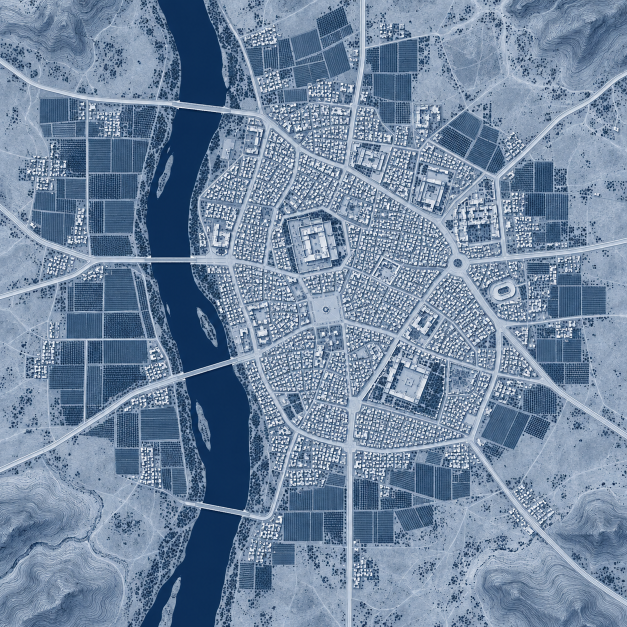
#> input picture assets/maps/city.png, 1254 x 1254 px, found by its file name (shown at 1/2 size)
$ python make_terrain_mask.py
#> lines starting #> are read from the running program, lines starting #| are printed output that depends on the picture; after the words box and inside, x2 and y2 are one past the last pixel; in counts of white or black regions, pixels touching at a corner belong together
#!/usr/bin/env python3
"""Reads the painted city map and writes the terrain the game plays on.

Usage: tools/make_terrain_mask.py [PREVIEW.png]

Input:  assets/maps/city.png           the map as painted
        assets/maps/source/city_vehicles.png  the same map with everything vehicles may
                                       drive on painted red (made by the owner)
Output: assets/maps/city_terrain.png   one pixel per game cell, coloured by terrain
        assets/maps/city_drive.png     one pixel per game cell, white where vehicles go

A game cell is CELL x CELL pixels of the picture, small enough to keep the gaps
between houses open. The mask is an ordinary picture: it can be opened and
corrected by hand, and the game reads whatever is in it.

Colours:
  white   street: red in the vehicle picture and inside the built-up area
  red     building: nobody passes
  magenta yards and alleys between buildings: infantry only, good cover
  green   orchards, fields and trees: infantry only, slow, concealed
  yellow  high ground: infantry only, slow, sees far
  blue    water: nobody passes
  black   open ground: infantry only

Water and buildings are found from colour. Hills cannot be told from open ground
that way, so they are outlined by hand below. Where vehicles may drive comes
from the owner's red picture and nothing else. The main roads, which only make
vehicles faster, are traced by hand in scripts/sim/map_library.gd and laid over
the mask when the map loads; there a road over water becomes a bridge.
"""
import sys

import numpy as np
from PIL import Image, ImageDraw, ImageFilter

SOURCE = "assets/maps/city.png"
VEHICLES = "assets/maps/source/city_vehicles.png"
MASK = "assets/maps/city_terrain.png"
DRIVE = "assets/maps/city_drive.png"
CELL = 2
REFERENCE = 1254.0  # the hand-made coordinates below are for a picture this wide

HILLS = [
    # North-west.
    [(0, 0), (202, 0), (203, 40), (188, 75), (190, 108), (172, 132), (148, 138), (120, 118),
     (90, 105), (60, 92), (30, 80), (0, 78)],
    # North-east, down to the road.
    [(1008, 0), (1254, 0), (1254, 135), (1215, 150), (1180, 165), (1140, 160), (1110, 125),
     (1085, 98), (1075, 62), (1040, 45), (1012, 30)],
    # South-west.
    [(0, 948), (60, 938), (105, 948), (150, 972), (180, 1005), (185, 1050), (175, 1085),
     (215, 1100), (240, 1140), (248, 1200), (250, 1254), (0, 1254)],
    # South-east: two hills with the road running between them.
    [(1150, 985), (1185, 975), (1254, 985), (1254, 1185), (1215, 1150), (1170, 1110),
     (1130, 1075), (1105, 1055), (1118, 1020)],
    [(952, 1140), (975, 1110), (1010, 1100), (1055, 1095), (1090, 1085), (1112, 1097),
     (1140, 1130), (1188, 1180), (1254, 1236), (1254, 1254), (958, 1254), (950, 1190)],
]

COLORS = {
    "road": (255, 255, 255), "building": (255, 0, 0),
    "town": (255, 0, 255), "grove": (0, 255, 0), "high": (255, 255, 0),
    "water": (0, 0, 255), "open": (0, 0, 0),
}


def image_of(mask):
    return Image.fromarray((mask * 255).astype(np.uint8))


def grow(mask, pixels):
    return np.asarray(image_of(mask).filter(ImageFilter.MaxFilter(2 * pixels + 1))) > 127


def shrink(mask, pixels):
    return np.asarray(image_of(mask).filter(ImageFilter.MinFilter(2 * pixels + 1))) > 127


def blurred(array, radius):
    image = Image.fromarray(np.clip(array, 0, 255).astype(np.uint8))
    return np.asarray(image.filter(ImageFilter.GaussianBlur(radius)), float)


def shifted(mask, dx, dy):
    """The mask moved by (dx, dy); what moves in from outside is empty."""
    result = np.zeros_like(mask)
    height, width = mask.shape
    xs = slice(max(dx, 0), width + min(dx, 0))
    ys = slice(max(dy, 0), height + min(dy, 0))
    xs_from = slice(max(-dx, 0), width + min(-dx, 0))
    ys_from = slice(max(-dy, 0), height + min(-dy, 0))
    result[ys, xs] = mask[ys_from, xs_from]
    return result


def long_runs(mask, length):
    """Pixels lying on a straight run of the mask at least `length` long, in any
    of eight directions. Streets are long; a roof is over in a few pixels."""
    half = length // 2
    found = np.zeros_like(mask)
    for step in range(8):
        angle = np.pi * step / 8.0
        offsets = sorted({(round(k * np.cos(angle)), round(k * np.sin(angle))) for k in range(-half, half + 1)})
        whole = np.ones_like(mask)
        for dx, dy in offsets:
            whole &= shifted(mask, dx, dy)
        for dx, dy in offsets:
            found |= shifted(whole, -dx, -dy)
    return found


def main():
    picture = Image.open(SOURCE).convert("RGB")
#> picture is the input picture: PIL image 1254x1254 RGB; mean R, G, B 112.1, 133.6, 159.7
    size = picture.size[0]
#> size = 1254
    scale = size / REFERENCE
#> scale = 1
    rgb = np.asarray(picture, float)
    grey = rgb.mean(axis=2)
    blueness = rgb[..., 2] - rgb[..., 0]

    # Water is one flat, dark, saturated colour that nothing else on the map has.
    # Closing it fills the gaps under the bridges, so the river is unbroken and the
    # roads laid over it later become the only crossings.
    water = grow(shrink((grey < 64) & (blueness > 60), 2), 2)
#> in image_of, `return Image.fromarray((mask * 255).astype(np.uint8))`: returned value: PIL image 1254x1254 L; 8.5% white; 9571 white regions (9511 under 20 px), largest, box (x1, y1, x2, y2) and area: (371, 730, 501, 1020) 26197, (292, 217, 444, 515) 23802, (282, 1018, 482, 1254) 23025
#> in shrink, `return np.asarray(image_of(mask).filter(ImageFilter.MinFilter(2 * pixe..`: returned value: shape (1254, 1254) bool; 6.3% white; 6 white regions (1 under 20 px), largest, box (x1, y1, x2, y2) and area: (374, 732, 498, 1018) 23893, (294, 220, 441, 513) 21268, (284, 1020, 480, 1254) 21020, (318, 0, 454, 210) 16914, (306, 528, 458, 743) 15794
#> in grow, `return np.asarray(image_of(mask).filter(ImageFilter.MaxFilter(2 * pixe..`: returned value: shape (1254, 1254) bool; 6.9% white; 5 white regions, box (x1, y1, x2, y2) and area: (372, 730, 500, 1020) 26165, (292, 218, 443, 515) 23732, (282, 1018, 482, 1254) 23018, (316, 0, 456, 212) 18162, (304, 526, 460, 745) 17907
    water = shrink(grow(water, 12), 12)
#> in grow (call 2), `return np.asarray(image_of(mask).filter(ImageFilter.MaxFilter(2 * pixe..`: returned value: shape (1254, 1254) bool; 10% white; 1 white region, box (x1, y1, x2, y2) and area: (270, 0, 512, 1254) 157664
#> in shrink (call 2), `return np.asarray(image_of(mask).filter(ImageFilter.MinFilter(2 * pixe..`: returned value: shape (1254, 1254) bool; 7.6% white; 1 white region, box (x1, y1, x2, y2) and area: (282, 0, 500, 1254) 119264

    # Roofs are near-white, and the built-up area is where roofs and the shadows
    # between them alternate. Road markings are white too, but the game lays the
    # roads over the mask afterwards.
    white = (grey > 200) & ~water
#> white: shape (1254, 1254) bool; 7.1% white in thin lines or dots
    dark_around = blurred((grey < 128) * 255.0, 11) / 255.0
#> in blurred, `image = Image.fromarray(np.clip(array, 0, 255).astype(np.uint8))`:
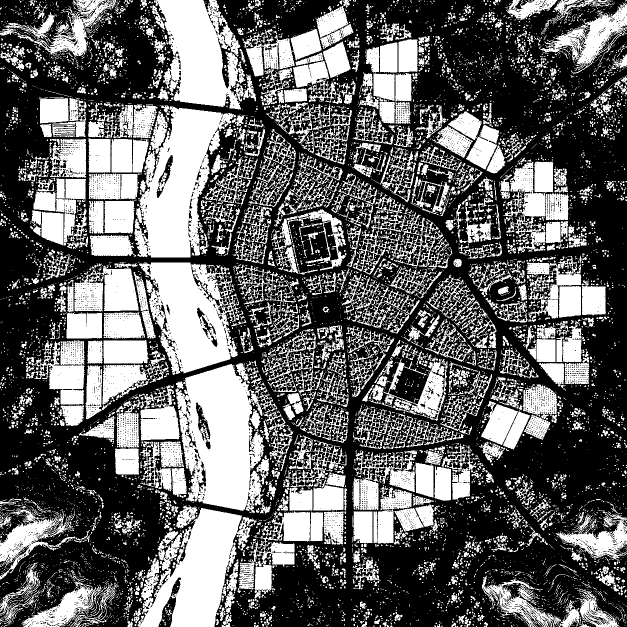
#> image: PIL image 1254x1254 L (shown at 1/2 size); 40% white; 9182 white regions (7895 under 20 px), largest, box (x1, y1, x2, y2) and area: (351, 728, 586, 1027) 38107, (269, 212, 472, 515) 34152, (275, 1016, 513, 1254) 29616
    built = ((blurred(white * 255.0, 10) / 255.0) > 0.14) & (dark_around > 0.1) & ~water
#> in blurred (call 2), `image = Image.fromarray(np.clip(array, 0, 255).astype(np.uint8))`: image: PIL image 1254x1254 L; 7.1% white in thin lines or dots
#> in blurred (call 2), `image = Image.fromarray(np.clip(array, 0, 255).astype(np.uint8))`: array: shape (1254, 1254) float64; 7.1% white in thin lines or dots
#> built: shape (1254, 1254) bool; 26.4% white; 24 white regions (1 under 20 px), largest, box (x1, y1, x2, y2) and area: (386, 17, 1254, 1199) 356566, (0, 417, 295, 597) 14217, (129, 691, 359, 881) 9703
    # Inside the built-up area a roof is anything clearly lighter than the streets
    # and the shadowed gaps between houses.
    light = blurred(grey, 0.7) > 184
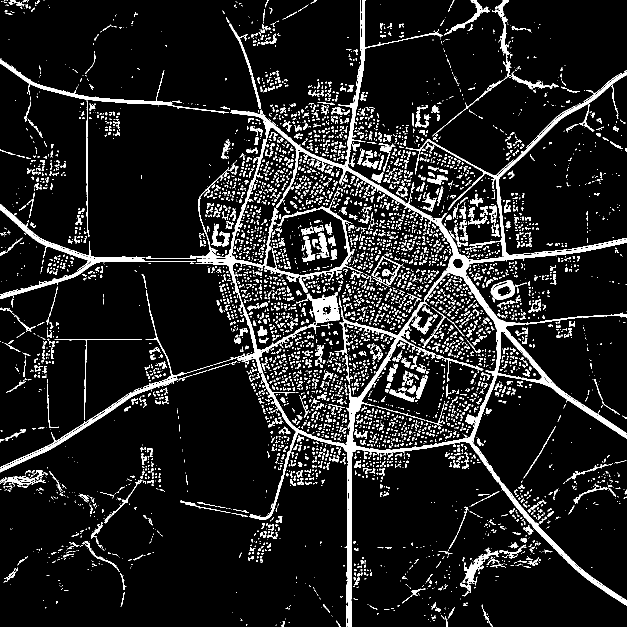
#> light: shape (1254, 1254) bool (shown at 1/2 size); 10.4% white; 5804 white regions (4491 under 20 px), largest, box (x1, y1, x2, y2) and area: (291, 0, 1254, 1254) 47887, (0, 408, 392, 598) 4246, (0, 580, 426, 945) 3691
    # Streets are light too. What tells them from roofs is length.
    streets = grow(long_runs(light, 27), 1) & light
#> the loop in long_runs, `for step in range(8):` made 8 passes
#> angle on passes 2 to 7: 0.393, 0.785, 1.18, 1.57, 1.96, 2.36
#> after the loop in long_runs, `for step in range(8):`: found: shape (1254, 1254) bool; 3.5% white; 72 white regions (1 under 20 px), largest, box (x1, y1, x2, y2) and area: (461, 0, 1254, 1254) 31355, (388, 365, 627, 765) 3947, (0, 408, 392, 598) 3400
#> after the loop in long_runs, `for step in range(8):`: whole: shape (1254, 1254) bool; 0.17% white; 143 white regions (126 under 20 px), largest, box (x1, y1, x2, y2) and area: (12, 824, 214, 938) 635, (12, 539, 166, 593) 463, (251, 760, 343, 799) 355
#> in grow (call 3), `return np.asarray(image_of(mask).filter(ImageFilter.MaxFilter(2 * pixe..`: returned value: shape (1254, 1254) bool; 5.5% white; 53 white regions, largest, box (x1, y1, x2, y2) and area: (0, 0, 1254, 1254) 60139, (0, 117, 346, 467) 4252, (0, 744, 368, 944) 3981
#> streets: shape (1254, 1254) bool; 4% white; 60 white regions, largest, box (x1, y1, x2, y2) and area: (291, 0, 1254, 1254) 40002, (0, 408, 392, 598) 3882, (0, 755, 355, 944) 2610
    buildings = light & ~streets & built
#> buildings: shape (1254, 1254) bool; 4.7% white in thin lines or dots

    # Vehicles: everything the owner painted red. Red means more red than blue;
    # the untouched parts of the picture are blue.
    painted = np.asarray(Image.open(VEHICLES).convert("RGB").resize(picture.size), float)
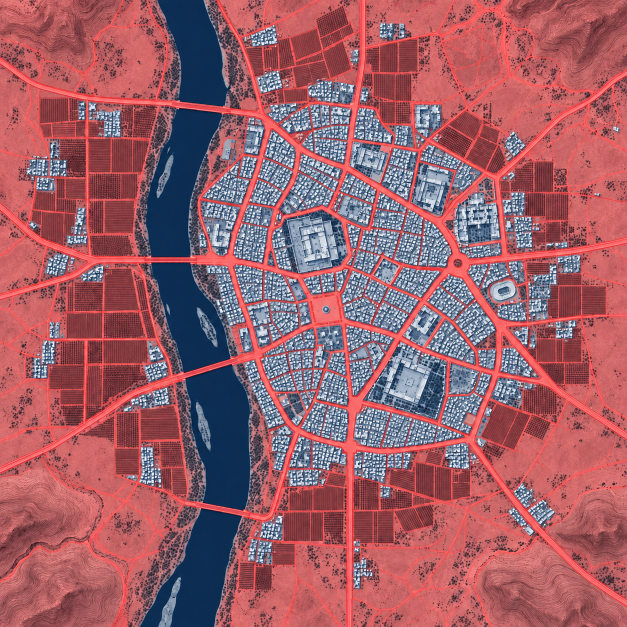
#> input picture assets/maps/source/city_vehicles.png, 1254 x 1254 px, found by its file name (shown at 1/2 size)
    drive = (painted[..., 0] - painted[..., 2]) > 40
#> drive: shape (1254, 1254) bool; 66.2% white; 4927 black regions (4549 under 20 px), largest, box (x1, y1, x2, y2) and area: (352, 720, 570, 1021) 43889, (269, 213, 473, 514) 36481, (275, 1012, 507, 1254) 33019
    streets = drive & built
#> streets: shape (1254, 1254) bool; 8.8% white; 136 white regions (94 under 20 px), largest, box (x1, y1, x2, y2) and area: (386, 17, 1254, 1199) 101367, (0, 426, 295, 597) 9411, (129, 691, 359, 881) 5588

    outline = Image.new("L", picture.size, 0)  # the hand-drawn hills
    for hill in HILLS:
        ImageDraw.Draw(outline).polygon([(x * scale, y * scale) for x, y in hill], fill=255)
#> outline: PIL image 1254x1254 L; 10.7% white; 5 white regions, box (x1, y1, x2, y2) and area: (0, 938, 251, 1254) 63838, (950, 1085, 1254, 1254) 36186, (1008, 0, 1254, 166) 28567, (0, 0, 204, 139) 21127, (1105, 975, 1254, 1185) 19222
    high = (np.asarray(outline) > 0) & ~water & ~built
#> high: shape (1254, 1254) bool; 10.7% white; 5 white regions, box (x1, y1, x2, y2) and area: (0, 938, 251, 1254) 63833, (950, 1085, 1254, 1254) 36090, (1008, 0, 1254, 166) 28561, (0, 0, 204, 139) 21127, (1105, 975, 1254, 1185) 19222
    # The owner asked for the corner hills to be closed to vehicles, although the
    # red picture covers them.
    drive &= ~high
#> drive: shape (1254, 1254) bool; 55.5% white; 4818 black regions (4447 under 20 px), largest, box (x1, y1, x2, y2) and area: (0, 938, 251, 1254) 63842, (352, 720, 570, 1021) 43889, (269, 213, 473, 514) 36481
    grove = (blurred(grey, 1.5) < 128) & ~water & ~built & ~high
#> grove: shape (1254, 1254) bool; 22.3% white; 1154 white regions (627 under 20 px), largest, box (x1, y1, x2, y2) and area: (63, 277, 172, 487) 13528, (1020, 319, 1173, 501) 13307, (731, 79, 859, 247) 13235

    cells = size // CELL
    layers = [
        ("water", water, 0.5), ("road", streets, 0.5), ("building", buildings, 0.5),
        ("town", built, 0.5),
        ("high", high, 0.5), ("grove", grove, 0.5),
    ]
    result = np.zeros((cells, cells, 3), np.uint8)
    decided = np.zeros((cells, cells), bool)
    counts = {}
    for name, layer, share in layers:
        trimmed = layer[:cells * CELL, :cells * CELL].astype(float)
        density = trimmed.reshape(cells, CELL, cells, CELL).mean(axis=(1, 3))
        chosen = (density >= share) & ~decided
        result[chosen] = COLORS[name]
        decided |= chosen
        counts[name] = int(chosen.sum())
#> this loop made 6 passes
#> name on passes 1 to 6: 'water', 'road', 'building', 'town', 'high', 'grove'
#> pass 1, in main, `density = trimmed.reshape(cells, CELL, cells, CELL).mean(axis=(1, 3))`:
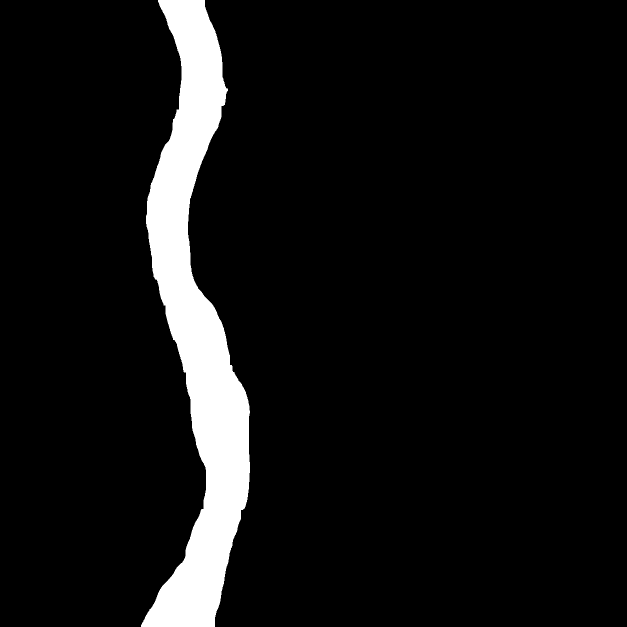
#> density: shape (627, 627) float64; min 0, max 1, mean 0.0758
#> after the loop:
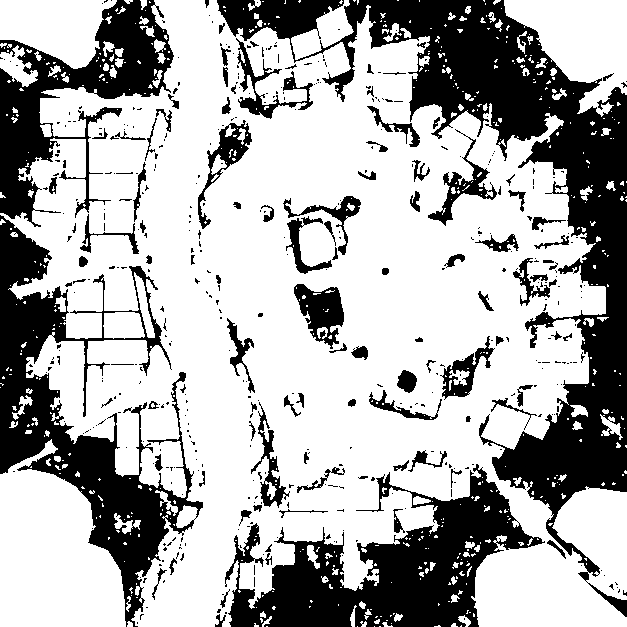
#> decided: shape (627, 627) bool; 68.2% white; 469 black regions (364 under 20 px), largest, box (x1, y1, x2, y2) and area: (217, 0, 627, 617) 47578, (0, 215, 203, 627) 22916, (225, 464, 545, 627) 21824
#> after the loop:
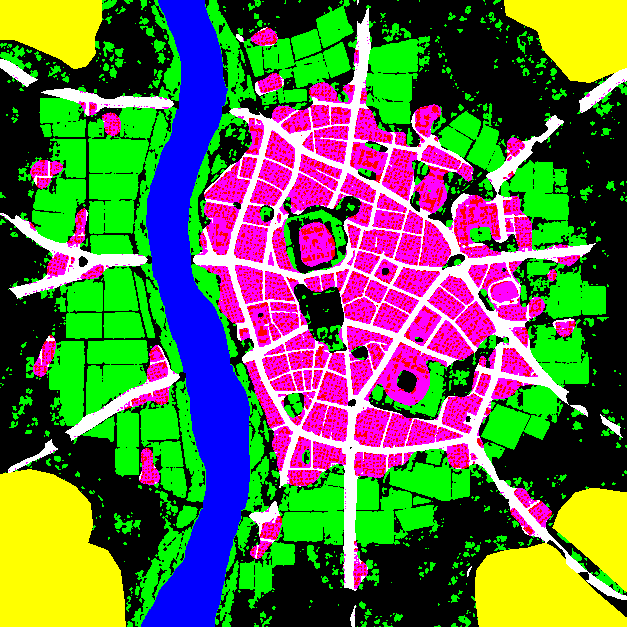
#> result: shape (627, 627, 3); mean of channels 0, 1, 2 95.4, 110.5, 75.1; drawn as R, G, B
    counts["open"] = int((~decided).sum())
    Image.fromarray(result).save(MASK)
    print(MASK, f"{cells}x{cells}", counts)
#| assets/maps/city_terrain.png 627x627 {'water': 30046, 'road': 37034, 'building': 19052, 'town': 48626, 'high': 42333, 'grove': 91044, 'open': 124994}

    trimmed = drive[:cells * CELL, :cells * CELL].astype(float)
    drive_cells = trimmed.reshape(cells, CELL, cells, CELL).mean(axis=(1, 3)) >= 0.5
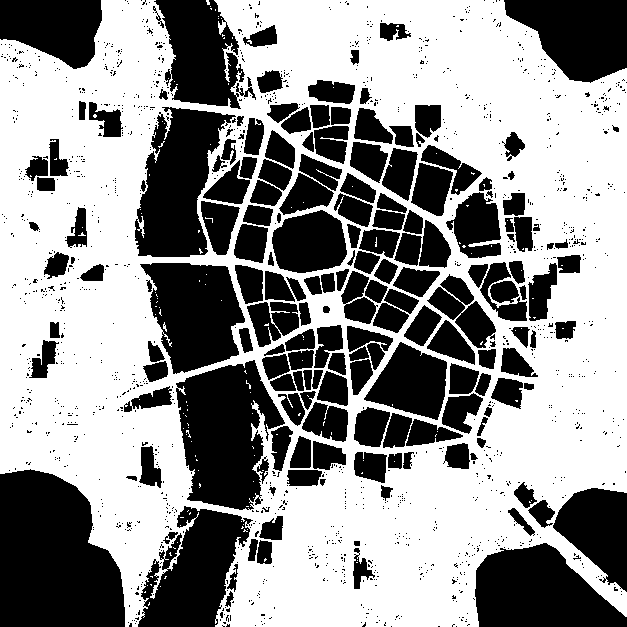
#> drive_cells: shape (627, 627) bool; 57.1% white; 1533 black regions (1352 under 20 px), largest, box (x1, y1, x2, y2) and area: (0, 469, 125, 627) 15922, (176, 360, 285, 510) 10687, (135, 107, 236, 257) 9010
    image_of(drive_cells).save(DRIVE)
    print(DRIVE, f"{100.0 * drive_cells.mean():.0f}% of the map is open to vehicles")
#| assets/maps/city_drive.png 57% of the map is open to vehicles

    if len(sys.argv) > 1:
        tint = np.asarray(Image.fromarray(result).resize(picture.size, Image.NEAREST), float)
        covered = (tint.sum(axis=2, keepdims=True) > 0) * 0.5
        preview = rgb * (1.0 - covered) + tint * covered
        Image.fromarray(preview.astype(np.uint8)).save(sys.argv[1])


if __name__ == "__main__":
    main()
